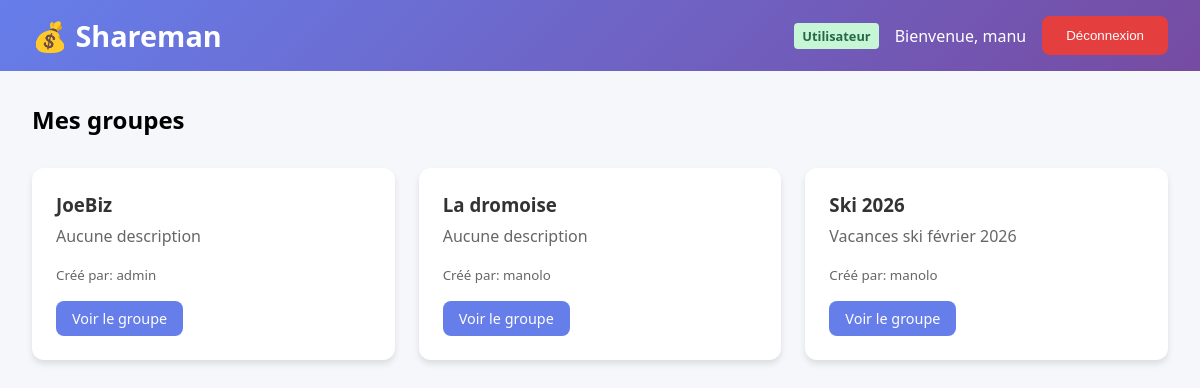
Screenshot of /dashboard_old.php (signed in) with the database file from the repository.
### tables this page shows
CREATE TABLE `groups_table` (
  `id` int(11) NOT NULL,
  `name` varchar(100) NOT NULL,
  `description` text DEFAULT NULL,
  `created_by` int(11) DEFAULT NULL,
  `created_at` timestamp NULL DEFAULT current_timestamp(),
  `stay_mode_enabled` tinyint(1) DEFAULT 0,
  `stay_start_date` date DEFAULT NULL,
  `stay_end_date` date DEFAULT NULL
);

CREATE TABLE `users` (
  `id` int(11) NOT NULL,
  `username` varchar(50) NOT NULL,
  `email` varchar(100) DEFAULT NULL,
  `password` varchar(255) NOT NULL,
  `status` enum('visiteur','utilisateur','administrateur') DEFAULT 'visiteur',
  `created_at` timestamp NULL DEFAULT current_timestamp()
);

### auth.php (called while the page is built, shortened)
<?php
function getUserStatus() {
    return $_SESSION['status'] ?? 'visiteur';
}
?>

### classes/Group.php (called while the page is built, shortened)
<?php
class Group {
    private $conn;
    public function __construct($db) {
        $this->conn = $db;
    }
    public function getAllGroups() {
        try {
            $query = "SELECT g.*, u.username as creator_name FROM groups_table g
                      LEFT JOIN users u ON g.created_by = u.id ORDER BY g.name";
            $stmt = $this->conn->prepare($query);
            $stmt->execute();
            return $stmt->fetchAll(PDO::FETCH_ASSOC);
        } catch(PDOException $e) {
            error_log("Erreur récupération groupes: " . $e->getMessage());
            return [];
        }
    }
}
?>

### dashboard_old.php (the view, shortened to what this page needs)
<?php
require_once 'auth.php';
require_once 'classes/Group.php';
$database = new Database();
$db = $database->getConnection();
$groupManager = new Group($db);
$groups = $groupManager->getAllGroups();
?>
<!DOCTYPE html>
<html lang="fr">
<head>
</head>
<body>
    <nav class="navbar">
        <h1>💰 Shareman</h1>
        <div class="user-info">
            <span class="status-badge status-<?= getUserStatus() ?>">
                <?= ucfirst(getUserStatus()) ?>
            </span>
            <span>Bienvenue, <?= htmlspecialchars($_SESSION['username']) ?></span>
            <form method="POST" style="display: inline;">
                <button type="submit" class="btn danger">Déconnexion</button>
            </form>
        </div>
    </nav>
    <div class="container">
        <div class="header">
            <h2>Mes groupes</h2>
        </div>
        <div class="groups-grid">
            <?php foreach($groups as $group): ?>
                <div class="group-card">
                    <h3><?= htmlspecialchars($group['name']) ?></h3>
                    <p><?= htmlspecialchars($group['description'] ?: 'Aucune description') ?></p>
                    <p><small>Créé par: <?= htmlspecialchars($group['creator_name'] ?: 'Inconnu') ?></small></p>
                    <div class="group-actions">
                        <a href="group.php?id=<?= $group['id'] ?>" class="btn">Voir le groupe</a>
                    </div>
                </div>
            <?php endforeach; ?>
        </div>
    </div>
</body>
</html>

### dashboard_old.php (style rules this page uses)
* { box-sizing: border-box; margin: 0; padding: 0; }
body { font-family: 'Segoe UI', Tahoma, Geneva, Verdana, sans-serif; background: #f5f7fa; }
.navbar { background: linear-gradient(135deg, #667eea 0%, #764ba2 100%); padding: 1rem 2rem; color: white; display: flex; justify-content: space-between; align-items: center; }
.navbar h1 { font-size: 1.8rem; }
.navbar .user-info { display: flex; gap: 1rem; align-items: center; }
.container { max-width: 1200px; margin: 2rem auto; padding: 0 2rem; }
.header { display: flex; justify-content: space-between; align-items: center; margin-bottom: 2rem; }
.btn { padding: 0.75rem 1.5rem; background: #667eea; color: white; text-decoration: none; border-radius: 8px; border: none; cursor: pointer; transition: background 0.3s; }
.btn.danger { background: #e53e3e; }
.groups-grid { display: grid; grid-template-columns: repeat(auto-fill, minmax(300px, 1fr)); gap: 1.5rem; }
.group-card { background: white; padding: 1.5rem; border-radius: 12px; box-shadow: 0 4px 6px rgba(0,0,0,0.1); transition: transform 0.2s; }
.group-card h3 { color: #333; margin-bottom: 0.5rem; }
.group-card p { color: #666; margin-bottom: 1rem; }
.group-actions { display: flex; gap: 0.5rem; flex-wrap: wrap; }
.group-actions .btn { padding: 0.5rem 1rem; font-size: 0.9rem; }
.status-badge { padding: 0.25rem 0.5rem; border-radius: 4px; font-size: 0.8rem; font-weight: bold; }
.status-utilisateur { background: #c6f6d5; color: #276749; }

### rows the page displays
groups_table: name "JoeBiz", description "Aucune description", created_by.username "admin"
groups_table: name "La dromoise", description "Aucune description", created_by.username "manolo"
groups_table: name "Ski 2026", description "Vacances ski février 2026", created_by.username "manolo"

### other values shown
getUserStatus() "Utilisateur"
$_SESSION['username'] "manu"
